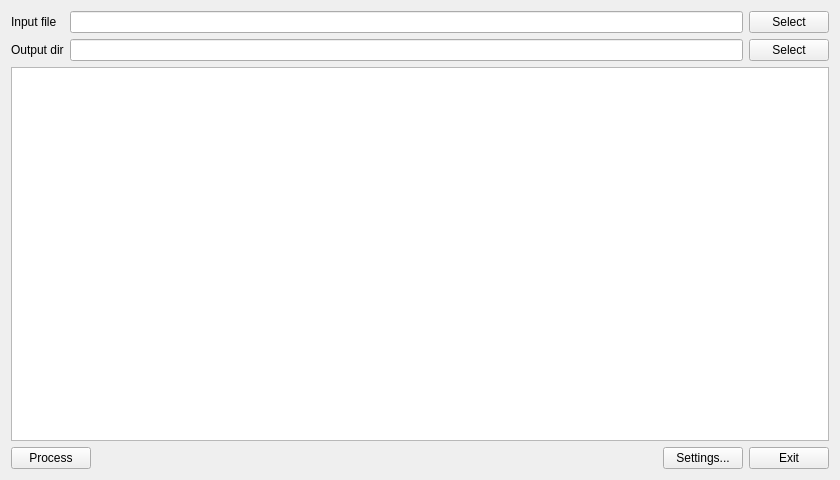
<?xml version="1.0" encoding="UTF-8"?>
<ui version="4.0">
 <class>MainWindow</class>
 <widget class="QMainWindow" name="MainWindow">
  <property name="geometry">
   <rect>
    <x>0</x>
    <y>0</y>
    <width>840</width>
    <height>480</height>
   </rect>
  </property>
  <property name="windowTitle">
   <string>JL Translator Tool</string>
  </property>
  <property name="windowIcon">
   <iconset resource="JlTranslatorTool.qrc">
    <normaloff>:/JlTranslatorTool/logo.ico</normaloff>:/JlTranslatorTool/logo.ico</iconset>
  </property>
  <widget class="QWidget" name="centralWidget">
   <layout class="QGridLayout" name="gridLayout">
    <item row="0" column="0">
     <widget class="QLabel" name="label">
      <property name="text">
       <string>Input file</string>
      </property>
     </widget>
    </item>
    <item row="0" column="1">
     <widget class="QLineEdit" name="lineEdit_InputFile">
      <property name="readOnly">
       <bool>true</bool>
      </property>
     </widget>
    </item>
    <item row="0" column="2">
     <widget class="QPushButton" name="pushButton_SelectInputFile">
      <property name="text">
       <string>Select</string>
      </property>
     </widget>
    </item>
    <item row="1" column="0">
     <widget class="QLabel" name="label_2">
      <property name="text">
       <string>Output dir</string>
      </property>
     </widget>
    </item>
    <item row="1" column="1">
     <widget class="QLineEdit" name="lineEdit_OutputDir">
      <property name="readOnly">
       <bool>true</bool>
      </property>
     </widget>
    </item>
    <item row="1" column="2">
     <widget class="QPushButton" name="pushButton_SelectOutputDir">
      <property name="text">
       <string>Select</string>
      </property>
     </widget>
    </item>
    <item row="2" column="0" colspan="3">
     <widget class="QTextEdit" name="textEdit_Log">
      <property name="readOnly">
       <bool>true</bool>
      </property>
     </widget>
    </item>
    <item row="3" column="0" colspan="3">
     <layout class="QHBoxLayout" name="horizontalLayout">
      <item>
       <widget class="QPushButton" name="pushButton_Process_Break">
        <property name="text">
         <string>Process</string>
        </property>
       </widget>
      </item>
      <item>
       <spacer name="horizontalSpacer">
        <property name="orientation">
         <enum>Qt::Horizontal</enum>
        </property>
        <property name="sizeHint" stdset="0">
         <size>
          <width>40</width>
          <height>20</height>
         </size>
        </property>
       </spacer>
      </item>
      <item>
       <widget class="QPushButton" name="pushButton_Settings">
        <property name="text">
         <string>Settings...</string>
        </property>
       </widget>
      </item>
      <item>
       <widget class="QPushButton" name="pushButton_Exit">
        <property name="text">
         <string>Exit</string>
        </property>
       </widget>
      </item>
     </layout>
    </item>
   </layout>
  </widget>
 </widget>
 <layoutdefault spacing="6" margin="11"/>
 <resources>
  <include location="JlTranslatorTool.qrc"/>
 </resources>
 <connections/>
</ui>
